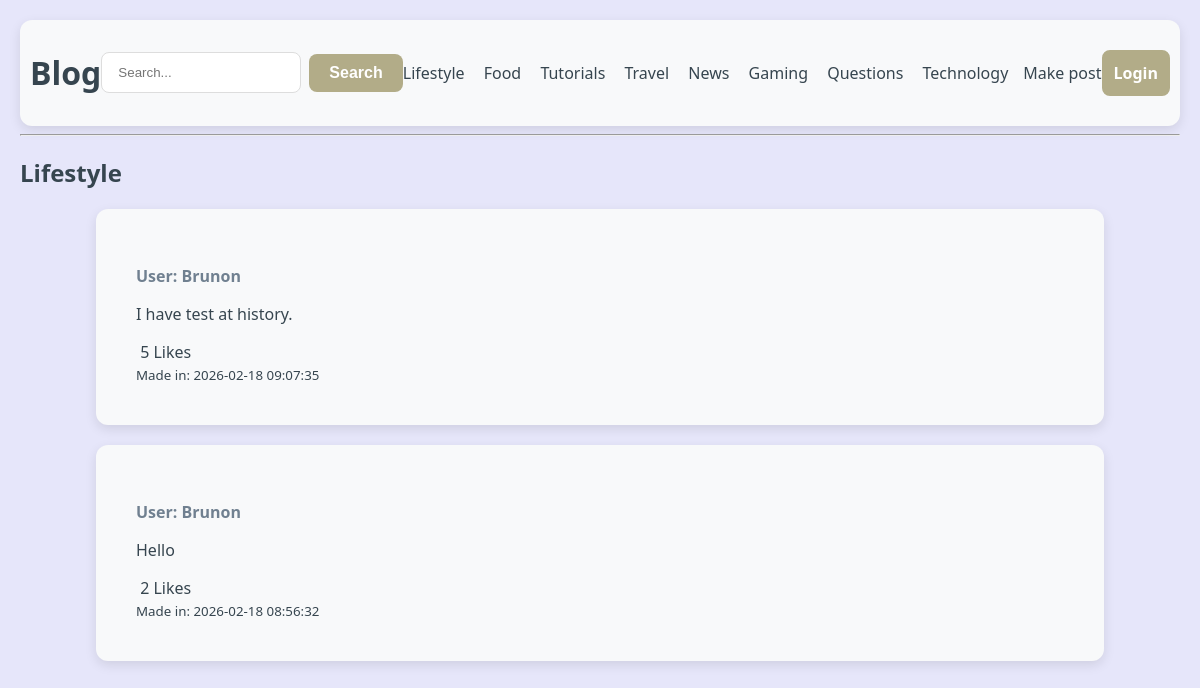
Page /lifestyle on the earlier database version.
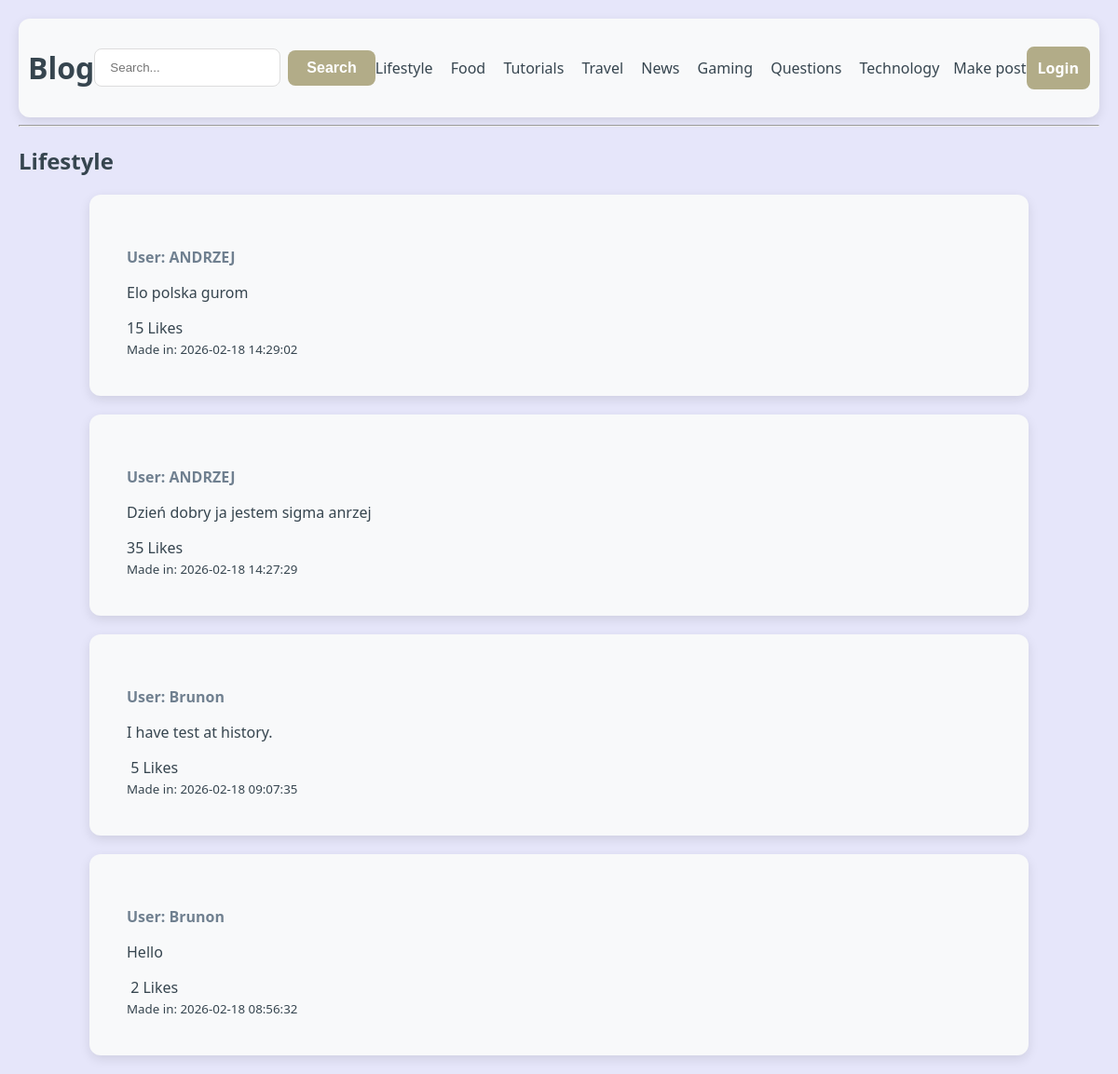
Same page on the later database version.
### tables this page shows
CREATE TABLE sections (id INTEGER PRIMARY KEY AUTOINCREMENT, name TEXT UNIQUE NOT NULL, slug TEXT UNIQUE NOT NULL);

CREATE TABLE posts (id INTEGER PRIMARY KEY AUTOINCREMENT, name TEXT NOT NULL, text TEXT NOT NULL, image TEXT, section_id INTEGER, likes INTEGER DEFAULT 0, created_at DATETIME DEFAULT CURRENT_TIMESTAMP, FOREIGN KEY (section_id) REFERENCES sections(id));

### main.py (the view)
@app.route('/<section_slug>')
def section_page(section_slug):
    display_name = session.get("login_name", "Login")
    sections = get_blog_sections()
    section = get_section_by_slug(section_slug)
    if not section:
        return "404 Not Found", 404
    posts = get_section_posts(section["id"])
    return render_template('section.html',sections=sections , section=section, posts=posts, name=display_name)

### db.py (called while the page is built)
def get_db():
    conn = sqlite3.connect(DB_NAME)
    conn.row_factory = sqlite3.Row
    return conn

def get_blog_sections():
    with get_db() as db:
        sections = db.execute("SELECT * FROM sections").fetchall()
        return sections

def get_section_by_slug(section_slug):
    with get_db() as db:
        section = db.execute("SELECT * FROM sections WHERE slug = ?", (section_slug,)).fetchone()
        return section

def get_section_posts(section_id):
    with get_db() as db:
        posts = db.execute("SELECT * FROM posts WHERE section_id = ? ORDER BY created_at DESC", (section_id,)).fetchall()
        return posts

### templates/section.html (shortened to what this page needs)
{% extends "base.html" %}
{% block content %}
<h2>{{ section.name }}</h2>
{% for post in posts %}
    <div class="post">
        <div class="user_name_text">
            <p>User: {{ post.name }}</p>
        </div>
        <p>{{ post.text }}</p>
        <a href="{{ url_for('like_post', post_id=post.id) }}" class="url_btn">
            {{ post.likes }} Likes
        </a>
        <br>
        <small>Made in: {{ post.created_at }}</small>
    </div>
{% else %}
    <p>Sorry no posts in this category</p>
{% endfor %}
{% endblock %}

### templates/base.html (shortened to what this page needs)
<!DOCTYPE html>
<html lang="uk">
<head>
    <link rel="stylesheet" href="{{ url_for('static', filename='style.css') }}">
</head>
<body>
<header>
    <h1><a href="{{ url_for('index') }}" class="url_btn">Blog</a></h1>
    <form action="{{ url_for('index') }}" method="POST" class="search-form">
        <div class="search-group">
            <input type="text" name="input" placeholder="Search..." required>
            <button type="submit">Search</button>
        </div>
    </form>
    <nav>
        <div>
            {% for section in sections %}
                <a href="{{ url_for('section_page', section_slug=section.slug) }}" class="url_btn">
                    {{ section.name }}
                </a>
            {% endfor %}
        </div>
    </nav>
    <a href="{{ url_for('add_post') }}" class="url_btn">Make post</a>
    <a href="{{ url_for('register') }}" class="btn">{{ name }}</a>
</header>
<hr>
{% block content %}{% endblock %}
</body>
</html>

### static/style.css (style rules this page uses)
body { font-family: "Segoe UI", sans-serif; color: #36454F; max-width: 100%; margin: auto; padding: 20px; background-color: #E6E6FA; }
header { display: flex; justify-content: space-between; align-items: center; background-color: #F8F9FA; padding: 10px; border-radius: 12px; box-shadow: 0 4px 12px rgba(0, 0, 0, 0.1); }
.user_name_text { color: #708090; font-weight: bold; }
nav a { margin-right: 15px; text-decoration: none; color: #333; }
.post { color: #36454F; word-wrap: break-word; overflow-wrap: break-word; white-space: normal; background-color: #F8F9FA; padding: 40px; border-radius: 12px; box-shadow: 0 4px 12px rgba(0, 0, 0, 0.1); width: 80%; max-width: 1000px; margin: 20px auto 0 }
.url_btn { color: inherit; text-decoration: none; }
input[type=text], select { width: 100%; padding: 12px 16px; margin-bottom: 20px; display: block; border: 1.5px solid #ddd; border-radius: 8px; box-sizing: border-box; transition: border-color 0.3s ease; }
button[type=submit] { width: 50%; background-color: #B2AC88; color: white; padding: 14px; border: none; border-radius: 8px; font-size: 16px; font-weight: bold; cursor: pointer; transition: background-color 0.3s ease, transform 0.1s ease; }
.btn { text-decoration: none; width: 5%; background-color: #B2AC88; color: white; width: fit-content; border: 2px solid #B2AC88; padding: 10px; border-radius: 8px; font-size: 16px; font-weight: bold; cursor: pointer; transition: background-color 0.3s ease, transform 0.1s ease; }
.search-group { display: flex; gap: 8px; align-items: center; }
.search-group input[type=text] { margin-bottom: 0; width: 200px; }
.search-group button[type=submit] { width: auto; padding: 10px 20px; }

Differences in the rows shown:
added posts: name "ANDRZEJ", text "Elo polska gurom", likes "15", created_at "2026-02-18 14:29:02"
added posts: name "ANDRZEJ", text "Dzień dobry ja jestem sigma anrzej", likes "35", created_at "2026-02-18 14:27:29"
